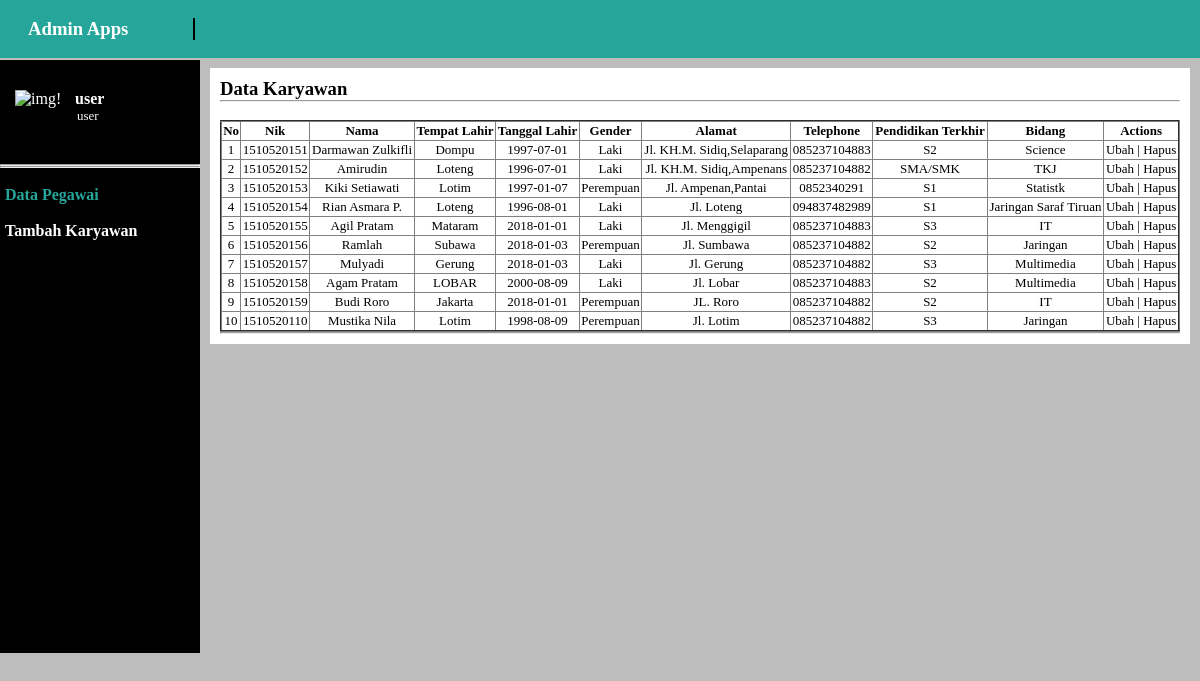
Screenshot of /index.php (signed in) with the database file from the repository.
### tables this page shows
CREATE TABLE `tbl_karyawan` (
  `id` int(11) NOT NULL,
  `nik` varchar(10) NOT NULL,
  `nama` varchar(30) NOT NULL,
  `tmp_lahir` varchar(20) NOT NULL,
  `tgl_lahir` date NOT NULL,
  `gender` varchar(10) NOT NULL,
  `alamat` varchar(30) NOT NULL,
  `tlp` varchar(12) NOT NULL,
  `pdd_terakhir` varchar(30) NOT NULL,
  `bidang` varchar(30) NOT NULL,
  `img` varchar(100) DEFAULT NULL
);

### index.php (called while the page is built, shortened)
<?php
class karyawan{
	function koneksi(){
		$host = "localhost";
		$username = "root";
		$password = "parkour88";
		$database = "karyawan";
		return mysqli_connect($host, $username, $password, $database) or die ('Database connection problem.');
    }
    function index() {
        $sql = mysqli_query($this->koneksi(), "SELECT * FROM tbl_karyawan");
        include 'dashboard.php';
    }
}
$page = isset($_GET['p']) ? $_GET['p'] : "index";
$data = new Karyawan();
$data->{$page}();
?>

### dashboard.php (the view, shortened to what this page needs)
<!DOCTYPE html>
<html lang="en">
<head>
	<link rel="stylesheet" type="text/css" href="asset/animate.css">
</head>
<body>
    <div class="wrapper">
        <nav class="nav">
            <div class="nav-left animated fadeInLeft">
                <a href="index.php?p=index">
                    <h3>Admin Apps</h3>
                </a>
            </div>
        </nav>
        <div class="sidebar">
            <div class="side-header">
                <img src="<?php echo $_SESSION['img'] ?>" alt="img!" style="float:left" width="50" height="50" class="animated flipInY">
                <h4 style="margin-left:60px;" class="animated flipInY"><?php echo $_SESSION['username'] ?></h4>
                <p style="margin-left:62px; font-size:13px;" class="animated flipInY"><?php echo $_SESSION['level'] ?></p>
            </div>
            <hr/>
            <hr/>
            <br/>
            <div class="side-menu animated flipInX">
                <a href="index.php?p=index">
                    <h4 class="active">Data Pegawai</h4>
                </a>
                <a href="index.php?p=tambah">
                    <h4>Tambah Karyawan</h4>
                </a>
            </div>
        </div>
        <div class="content">
            <div class="container animated rollIn">
                <h3>Data Karyawan</h3>
                <hr>
                <br>
                <div class="form">
                    <table border="2">
                        <thead>
                            <tr>
                                <th>No</th>
                                <th>Nik</th>
                                <th>Nama</th>
                                <th>Tempat Lahir</th>
                                <th>Tanggal Lahir</th>
                                <th>Gender</th>
                                <th>Alamat</th>
                                <th>Telephone</th>
                                <th>Pendidikan Terkhir</th>
                                <th>Bidang</th>
                                <th>Actions</th>
                            </tr>
                        </thead>
                        <tbody>
                        <?php
                            $no = 1;
                            while ($row = mysqli_fetch_object($sql)) {
                        ?>
                            <tr>
                                <td><?php echo $no++;?></td>
                                <td><?php echo $row->nik ?></td>
                                <td><?php echo $row->nama ?></td>
                                <td><?php echo $row->tmp_lahir ?></td>
                                <td><?php echo $row->tgl_lahir ?></td>
                                <td><?php echo $row->gender ?></td>
                                <td><?php echo $row->alamat ?></td>
                                <td><?php echo $row->tlp ?></td>
                                <td><?php echo $row->pdd_terakhir ?></td>
                                <td><?php echo $row->bidang ?></td>
                                <td class="actions">
                                    <a href="index.php?p=ubah&id=<?php echo $row->id;?>" style="color:black;">
                                        Ubah
                                    </a>|
                                    <a href="index.php?p=hapus&id=<?php echo $row->id;?>" style="color:black;">
                                       Hapus
                                    </a>
                                </td>
                            </tr>
                            <?php
                            }
                            ?>
                        </tbody>
                    </table>
                </div>
                <hr>
            </div>
        </div>
    </div>
</body>
</html>

### dashboard.php (style rules this page uses)
* { margin: 0; }
body { background-color: #BDBDBD; font-family: 'Times New Roman', Times, serif; }
.wrapper { width: auto; margin: auto; }
.nav { position: fixed; background-color: #26A69A; width: 1330px; padding: 18px; }
.sidebar { float: left; background: black; color: white; margin-left: 0px; width: 200px; height: 593px; position: fixed; margin-top: 60px; }
.nav-left { margin-left: 10px; float: left; padding-right:65px; border-right:2px solid; }
a { color: white; text-decoration: none; }
.active { color: #26A69A; }
.side-menu h4 { text-decoration: none; margin-left: 5px; }
.content { padding: 10px; }
.container { margin-left: 200px; height: auto; margin-top: 58px; padding: 10px; background-color: white; }
table { border-collapse: collapse; width: 100%; font-size: 13px; text-align:center; }
.side-header { margin-top:30px; margin-bottom:40px; margin-left:15px; }

### rows the page displays
tbl_karyawan: nik "1510520151", nama "Darmawan Zulkifli", tmp_lahir "Dompu", tgl_lahir "1997-07-01", gender "Laki", alamat "Jl. KH.M. Sidiq,Selaparang", tlp "085237104883", pdd_terakhir "S2", bidang "Science"
tbl_karyawan: nik "1510520152", nama "Amirudin", tmp_lahir "Loteng", tgl_lahir "1996-07-01", gender "Laki", alamat "Jl. KH.M. Sidiq,Ampenans", tlp "085237104882", pdd_terakhir "SMA/SMK", bidang "TKJ"
tbl_karyawan: nik "1510520153", nama "Kiki Setiawati", tmp_lahir "Lotim", tgl_lahir "1997-01-07", gender "Perempuan", alamat "Jl. Ampenan,Pantai", tlp "0852340291", pdd_terakhir "S1", bidang "Statistk"
tbl_karyawan: nik "1510520154", nama "Rian Asmara P.", tmp_lahir "Loteng", tgl_lahir "1996-08-01", gender "Laki", alamat "Jl. Loteng", tlp "094837482989", pdd_terakhir "S1", bidang "Jaringan Saraf Tiruan"
tbl_karyawan: nik "1510520155", nama "Agil Pratam", tmp_lahir "Mataram", tgl_lahir "2018-01-01", gender "Laki", alamat "Jl. Menggigil", tlp "085237104883", pdd_terakhir "S3", bidang "IT"
tbl_karyawan: nik "1510520156", nama "Ramlah", tmp_lahir "Subawa", tgl_lahir "2018-01-03", gender "Perempuan", alamat "Jl. Sumbawa", tlp "085237104882", pdd_terakhir "S2", bidang "Jaringan"
tbl_karyawan: nik "1510520157", nama "Mulyadi", tmp_lahir "Gerung", tgl_lahir "2018-01-03", gender "Laki", alamat "Jl. Gerung", tlp "085237104882", pdd_terakhir "S3", bidang "Multimedia"
tbl_karyawan: nik "1510520158", nama "Agam Pratam", tmp_lahir "LOBAR", tgl_lahir "2000-08-09", gender "Laki", alamat "Jl. Lobar", tlp "085237104883", pdd_terakhir "S2", bidang "Multimedia"
tbl_karyawan: nik "1510520159", nama "Budi Roro", tmp_lahir "Jakarta", tgl_lahir "2018-01-01", gender "Perempuan", alamat "JL. Roro", tlp "085237104882", pdd_terakhir "S2", bidang "IT"
tbl_karyawan: nik "1510520110", nama "Mustika Nila", tmp_lahir "Lotim", tgl_lahir "1998-08-09", gender "Perempuan", alamat "Jl. Lotim", tlp "085237104882", pdd_terakhir "S3", bidang "Jaringan"

### other values shown
$_SESSION['username'] "user"
$_SESSION['level'] "user"
